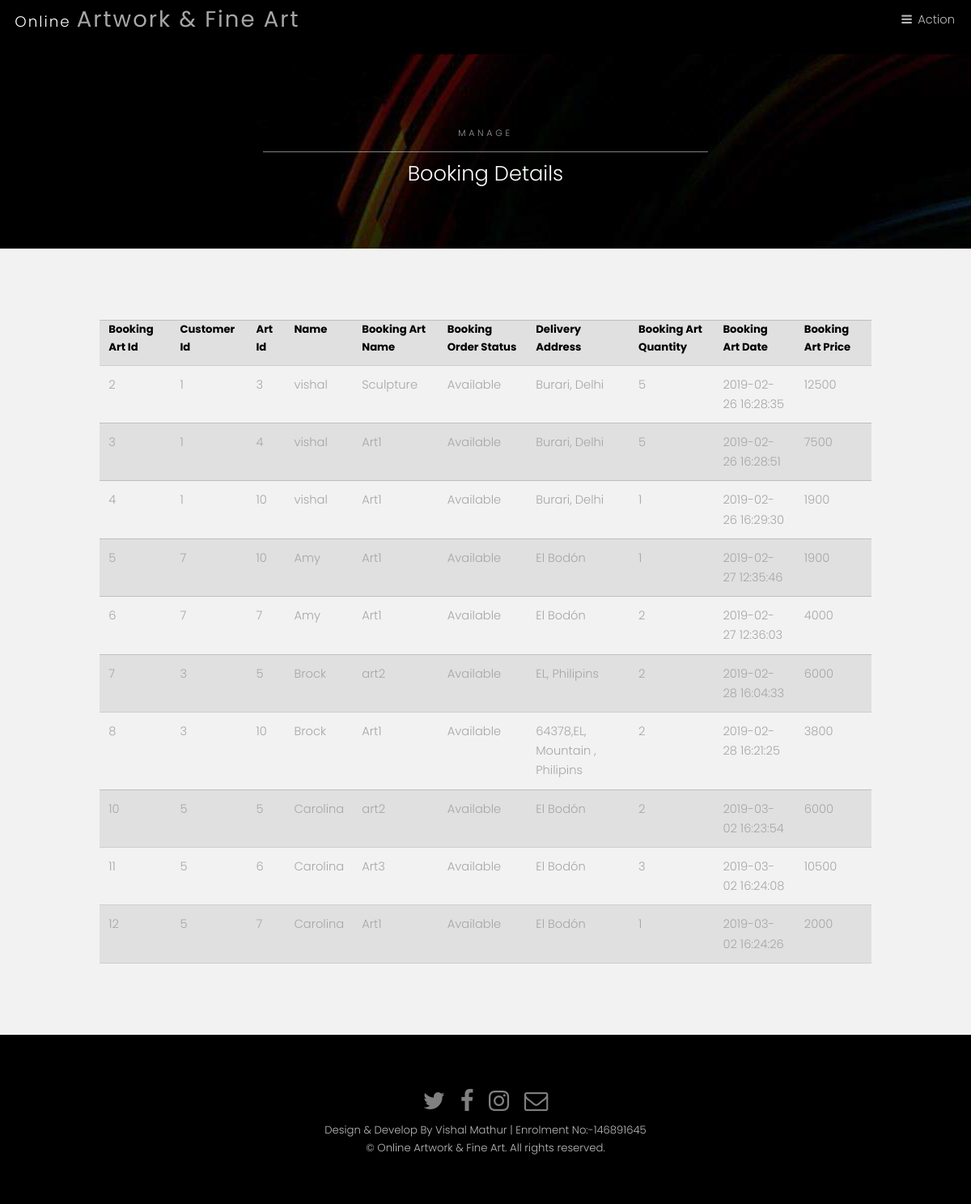
/admin/view_booking_detail.php, run on the app's committed database.
### tables this page shows
CREATE TABLE `booking_info` (
  `bart_id` int(10) NOT NULL,
  `cust_id` int(10) NOT NULL,
  `art_id` int(10) NOT NULL,
  `Name` text NOT NULL,
  `bart_name` varchar(50) NOT NULL,
  `order_status` varchar(20) NOT NULL,
  `delivery_address` varchar(50) NOT NULL,
  `bart_quantity` int(10) NOT NULL,
  `bart_date` varchar(30) NOT NULL DEFAULT 'CURRENT_TIMESTAMP(50)',
  `bart_price` int(20) NOT NULL
);

### admin/view_booking_detail.php (the view, shortened to what this page needs)
<?php include("header/header.php");?>
<section id="One" class="wrapper style3">
   <div class="inner">
      <header class="align-center">
         <p>MANAGE</p>
         <h2>Booking Details</h2>
      </header>
   </div>
</section>
<section id="two" class="wrapper style2">
   <div class="content" style="overflow-x:auto">
      <?php
         $sql = "select * from booking_info";
         $run = mysqli_query( $con, $sql );
         echo "
         <div class='container divform'>
         <table class='table table-bordered'  >
         	<tr>
         	<th>Booking Art Id</th>
         <th>Customer Id</mmth>
         <th> Art Id</th>
         <th>Name</th>
         <th>Booking Art Name</th>
         <th>Booking Order Status</th>
         <th>Delivery Address</th>
         <th>Booking Art Quantity</th>
         <th>Booking Art Date</th>
         <th>Booking Art Price</th>
         	</tr>";
         while ( $result = mysqli_fetch_array( $run ) ) {
         	echo "<tr>
         		<td>$result[0]</td>
         <td>$result[1]</td>
         <td>$result[2]</td>
         <td>$result[3]</td>
         <td>$result[4]</td>
         <td>$result[5]</td>
         <td>$result[6]</td>
         <td>$result[7]</td>
         <td>$result[8]</td>
         <td>$result[9]</td>
         		</tr>";
         }
         echo "</table>
         </div>";
         ?>
   </div>
</section>
<?php include( "../footer/footer.php" );?>

### assets/css/main.css (style rules this page uses)
html, body, div, span, applet, object, iframe, h1, h2, h3, h4, h5, h6, p, blockquote, pre, a, abbr, acronym, address, big, cite, code, del, dfn, em, img, ins, kbd, q, s, samp, small, strike, strong, sub, sup, tt, var, b, u, i, center, dl, dt, dd, ol, ul, li, fieldset, form, label, legend, table, caption, tbody, tfoot, thead, tr, th, td, article, aside, canvas, details, embed, figure, figcaption, footer, header, hgroup, menu, nav, output, ruby, section, summary, time, mark, audio, video { margin: 0; padding: 0; border: 0; font-size: 100%; font: inherit; vertical-align: baseline; }
article, aside, details, figcaption, figure, footer, header, hgroup, menu, nav, section { display: block; }
body { line-height: 1; }
table { border-collapse: collapse; border-spacing: 0; }
body { -webkit-text-size-adjust: none; }
*, *:before, *:after { -moz-box-sizing: border-box; -webkit-box-sizing: border-box; box-sizing: border-box; }
.container { margin-left: auto; margin-right: auto; }
.container { width: 80rem; }
@media screen and (max-width: 1680px) { .container { width: 80rem; } }
@media screen and (max-width: 1280px) { .container { width: 65rem; } }
body { -ms-overflow-style: scrollbar; }
body { background: #fff; }
html { font-size: 13pt; }
@media screen and (max-width: 1680px) { html { font-size: 11pt; } }
@media screen and (max-width: 1280px) { html { font-size: 11pt; } }
body { background-color: #fff; color: #444; }
body, input, select, textarea { font-family: "Poppins", sans-serif; font-weight: 300; font-size: 1rem; line-height: 1.65; }
p { margin: 0 0 2rem 0; }
h1, h2, h3, h4, h5, h6 { font-weight: 300; line-height: 1.5; margin: 0 0 1rem 0; }
h2 { font-size: 1.75rem; }
.align-center { text-align: center; }
h1, h2, h3, h4, h5, h6 { color: #555; }
header p { position: relative; margin: 0 0 1.5rem 0; }
header p { color: #bbb; }
table { margin: 0 0 2rem 0; width: 100%; }
table tbody tr { border: solid 1px; border-left: 0; border-right: 0; }
table td { padding: 0.75rem 0.75rem; }
table th { font-size: 0.9rem; font-weight: 700; padding: 0 0.75rem 0.75rem 0.75rem; text-align: left; }
table tbody tr { border-color: rgba(144, 144, 144, 0.25); }
table tbody tr:nth-child(2n + 1) { background-color: rgba(144, 144, 144, 0.075); }
table th { color: #555; }
.wrapper { padding: 6rem 0 4rem 0 ; position: relative; margin: 0; }
.wrapper > .inner { margin: 0 auto; width: 80rem; }
.wrapper.style2 { background-color: #f2f2f2; color: #a6a6a6; }
.wrapper.style2 table tbody tr { border-color: rgba(0, 0, 0, 0.15); }
.wrapper.style2 table tbody tr:nth-child(2n + 1) { background-color: rgba(0, 0, 0, 0.075); }
.wrapper.style2 table th { color: #000; }
.wrapper.style3 { color: #bfbfbf; background-image: url(../../img/bg/bg.jpg); background-size: cover; background-attachment: fixed; background-position: center; position: relative; }
.wrapper.style3 h1, .wrapper.style3 h2, .wrapper.style3 h3, .wrapper.style3 h4, .wrapper.style3 h5, .wrapper.style3 h6 { color: #ffffff; }
.wrapper.style3 header p { color: #999999; }
.wrapper.style3 .inner { position: relative; z-index: 2; }
.wrapper.style3 p { text-transform: uppercase; font-size: .75rem; font-weight: 300; margin: 0 0 .5rem 0; padding: 0 0 1rem 0; letter-spacing: .25rem; }
.wrapper.style3 p:after { content: ''; position: absolute; margin: auto; right: 0; bottom: 0; left: 0; width: 50%; height: 1px; background-color: rgba(255, 255, 255, 0.5); }
.wrapper.style3:before { -moz-transition: opacity 3s ease; -webkit-transition: opacity 3s ease; -ms-transition: opacity 3s ease; transition: opacity 3s ease; -moz-transition-delay: 1.25s; -webkit-transition-delay: 1.25s; -ms-transition-delay: 1.25s; transition-delay: 1.25s; content: ''; display: block; background-color: rgba(0, 0, 0, 0.95); height: 100%; left: 0; opacity: 0.75; position: absolute; top: 0; width: 100%; z-index: 1; }
@media screen and (max-width: 1280px) { .wrapper > .inner { width: 75rem; } }

### data on the page
booking_info: bart_id "2", cust "1", art "3", Name "vishal", bart_name "Sculpture", order_status "Available", delivery_address "Burari, Delhi", bart_quantity "5", bart_date "2019-02-26 16:28:35", bart_price "12500"
booking_info: bart_id "3", cust "1", art "4", Name "vishal", bart_name "Art1", order_status "Available", delivery_address "Burari, Delhi", bart_quantity "5", bart_date "2019-02-26 16:28:51", bart_price "7500"
booking_info: bart_id "4", cust "1", art "10", Name "vishal", bart_name "Art1", order_status "Available", delivery_address "Burari, Delhi", bart_quantity "1", bart_date "2019-02-26 16:29:30", bart_price "1900"
booking_info: bart_id "5", cust "7", art "10", Name "Amy", bart_name "Art1", order_status "Available", delivery_address "El Bodón", bart_quantity "1", bart_date "2019-02-27 12:35:46", bart_price "1900"
booking_info: bart_id "6", cust "7", art "7", Name "Amy", bart_name "Art1", order_status "Available", delivery_address "El Bodón", bart_quantity "2", bart_date "2019-02-27 12:36:03", bart_price "4000"
booking_info: bart_id "7", cust "3", art "5", Name "Brock", bart_name "art2", order_status "Available", delivery_address "EL, Philipins", bart_quantity "2", bart_date "2019-02-28 16:04:33", bart_price "6000"
booking_info: bart_id "8", cust "3", art "10", Name "Brock", bart_name "Art1", order_status "Available", delivery_address "64378,EL, Mountain , Philipins", bart_quantity "2", bart_date "2019-02-28 16:21:25", bart_price "3800"
booking_info: bart_id "10", cust "5", art "5", Name "Carolina", bart_name "art2", order_status "Available", delivery_address "El Bodón", bart_quantity "2", bart_date "2019-03-02 16:23:54", bart_price "6000"
booking_info: bart_id "11", cust "5", art "6", Name "Carolina", bart_name "Art3", order_status "Available", delivery_address "El Bodón", bart_quantity "3", bart_date "2019-03-02 16:24:08", bart_price "10500"
booking_info: bart_id "12", cust "5", art "7", Name "Carolina", bart_name "Art1", order_status "Available", delivery_address "El Bodón", bart_quantity "1", bart_date "2019-03-02 16:24:26", bart_price "2000"
